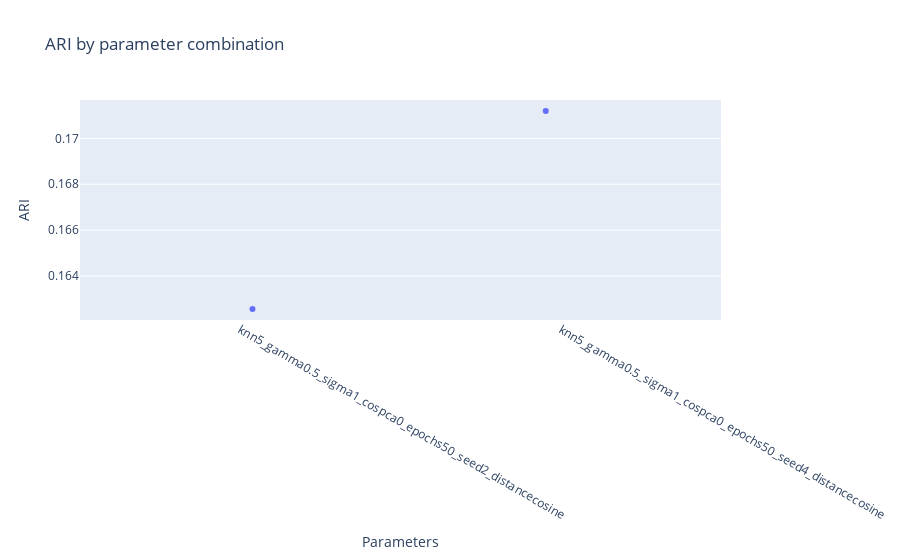
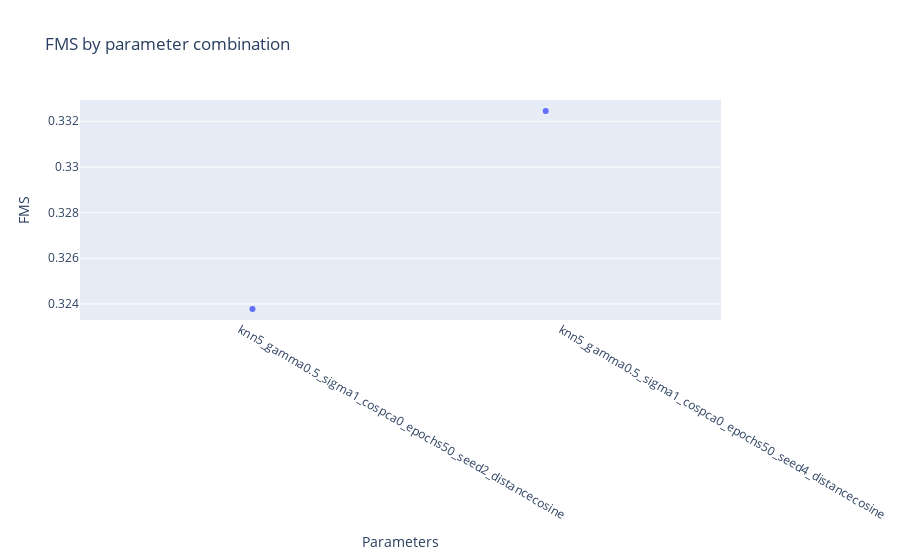

Source (notebook cell) for these figures, in order:
### Markdown cell above
## Results

### Code cell
# Call comparison function
compare_projections(results)

### Figure 1 — Plotly figure (JSON) as saved in the notebook; plotly's stock layout.template omitted (floating-point values rounded to 4 significant figures)
{"data": [{"alignmentgroup": "True", "boxpoints": "all", "fillcolor": "rgba(255,255,255,0)", "hoveron": "points", "hovertemplate": "params_str=%{x}<br>ARI=%{y}<extra></extra>", "legendgroup": "", "line": {"color": "rgba(255,255,255,0)"}, "marker": {"color": "#636efa"}, "name": "", "offsetgroup": "", "orientation": "v", "pointpos": 0, "showlegend": false, "type": "box", "x": ["knn5_gamma0.5_sigma1_cospca0_epochs50_seed2_distancecosine", "knn5_gamma0.5_sigma1_cospca0_epochs50_seed4_distancecosine"], "x0": " ", "xaxis": "x", "y": [0.1626, 0.1712], "y0": " ", "yaxis": "y"}], "layout": {"boxmode": "group", "legend": {"tracegroupgap": 0}, "title": {"text": "ARI by parameter combination"}, "xaxis": {"anchor": "y", "domain": [0, 1], "title": {"text": "Parameters"}}, "yaxis": {"anchor": "x", "domain": [0, 1], "title": {"text": "ARI"}}}}

### Figure 2 — Plotly figure (JSON) as saved in the notebook; plotly's stock layout.template omitted (floating-point values rounded to 4 significant figures)
{"data": [{"alignmentgroup": "True", "boxpoints": "all", "fillcolor": "rgba(255,255,255,0)", "hoveron": "points", "hovertemplate": "params_str=%{x}<br>FMS=%{y}<extra></extra>", "legendgroup": "", "line": {"color": "rgba(255,255,255,0)"}, "marker": {"color": "#636efa"}, "name": "", "offsetgroup": "", "orientation": "v", "pointpos": 0, "showlegend": false, "type": "box", "x": ["knn5_gamma0.5_sigma1_cospca0_epochs50_seed2_distancecosine", "knn5_gamma0.5_sigma1_cospca0_epochs50_seed4_distancecosine"], "x0": " ", "xaxis": "x", "y": [0.3238, 0.3324], "y0": " ", "yaxis": "y"}], "layout": {"boxmode": "group", "legend": {"tracegroupgap": 0}, "title": {"text": "FMS by parameter combination"}, "xaxis": {"anchor": "y", "domain": [0, 1], "title": {"text": "Parameters"}}, "yaxis": {"anchor": "x", "domain": [0, 1], "title": {"text": "FMS"}}}}
